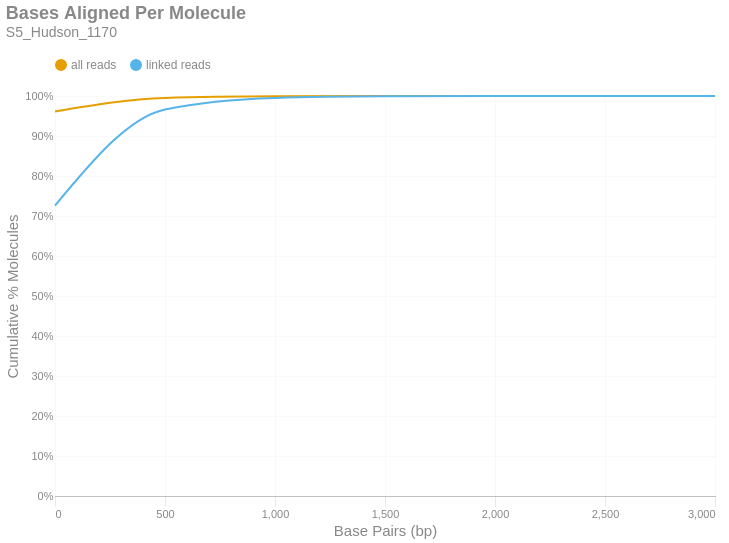

Notebook code cell kept with this figure:
### Markdown cell above
### Bases Aligned Per Molecule
This is a cumulative frequency distribution showing the number of base pairs aligned per unique molecule. These data are shown in 500 bp bins. There are two distributions: one with `all reads` (yellow) and another with only `linked reads` (blue). The percent of molecules in the `linked reads` distribution is relative to the total number of linked molecules.

### Code cell
if SKIPLR:
    print_html(f"Skipped")
else:
    binned_df = consolidated_hist(valids['aligned_bp'], mask, 500, True)
    with SafeRender(binned_df):
        (
            density_plot(binned_df, 'Bases Aligned Per Molecule', samplename, 'basesper')
            .encode(
                x=alt.X('bin:Q', title="Base Pairs (bp)").axis(tickMinStep=500).scale(padding=0),
                y=alt.Y('value:Q', title='Cumulative % Molecules')
                    .axis(format='%')
                    .scale(domain = [0,1])
                    .stack(False),
                color=alt.Color("key:N").scale(domain = ["all reads", "linked reads"]),
                tooltip = [
                    alt.Tooltip("key:N", title = "Data Type"),
                    alt.Tooltip("range_label:N", title="Bases Aligned Per Molecule"),
                    alt.Tooltip("value:Q", format = ".2%", title="% Molecules (Cum.)")
                ]
            )
        ).display()

### Figure 1 — Vega-Lite specification as saved in the notebook (floating-point values rounded to 4 significant figures)
{"width": "container", "height": 400, "config": {"title": {"anchor": "start", "dy": -15, "fontSize": 18, "color": "#888888", "subtitleColor": "#888888", "subtitleFontSize": 14}, "arc": {"fill": "#0072B2"}, "axis": {"domainColor": "#888888", "domainWidth": 0.5, "gridWidth": 0.2, "grid": false, "titleFontWeight": 400, "titleFontSize": 15, "labelFontSize": 11, "labelColor": "#888888", "tickColor": "#888888", "tickWidth": 0.2, "titleColor": "#888888"}, "axisBand": {"grid": false}, "axisX": {"grid": true, "tickSize": 10, "domainCap": "round"}, "axisY": {"domain": false, "grid": true, "tickSize": 0, "domainCap": "round"}, "background": "transparent", "header": {"labelFontSize": 15, "labelColor": "#888888", "titleFontSize": 15, "titleFontWeight": 600, "titleColor": "#888888"}, "legend": {"labelFont": "sans-serif", "labelFontSize": 12, "labelColor": "#888888", "symbolSize": 100, "symbolType": "circle", "titleFontSize": 12, "titlePadding": 10, "titleColor": "#888888", "title": null, "orient": "top"}, "range": {"category": ["#E69F00", "#56B4E9", "#009E73", "#F0E442", "#0072B2", "#D55E00", "#CC79A7", "#000000"], "diverging": ["#cfe8f3", "#a2d4ec", "#73bfe2", "#46abdb", "#1696d2", "#12719e"]}, "area": {"fill": "#0072B2", "fillOpacity": 0.7, "line": true, "strokeOpacity": 0.7}, "line": {"color": "#0072B2", "stroke": "#0072B2", "strokeWidth": 2}, "trail": {"color": "#0072B2", "stroke": "#0072B2", "strokeWidth": 0, "size": 1}, "point": {"filled": true, "fillOpacity": 1.0, "size": 95}, "text": {"color": "#888888", "fontSize": 11, "align": "right", "fontWeight": 400, "size": 11}, "bar": {"fill": "#0072B2", "stroke": null}, "view": {"stroke": null, "continuousWidth": 660, "continuousHeight": 400}}, "data": {"name": "data-4e8d8f5f00edd3b4746bbbadaffe19cf"}, "mark": {"type": "line", "interpolate": "monotone", "point": {"opacity": 0, "size": 275}}, "encoding": {"color": {"field": "key", "scale": {"domain": ["all reads", "linked reads"]}, "type": "nominal"}, "tooltip": [{"field": "key", "title": "Data Type", "type": "nominal"}, {"field": "range_label", "title": "Bases Aligned Per Molecule", "type": "nominal"}, {"field": "value", "format": ".2%", "title": "% Molecules (Cum.)", "type": "quantitative"}], "x": {"axis": {"tickMinStep": 500}, "field": "bin", "scale": {"padding": 0}, "title": "Base Pairs (bp)", "type": "quantitative"}, "y": {"axis": {"format": "%"}, "field": "value", "scale": {"domain": [0, 1]}, "stack": false, "title": "Cumulative % Molecules", "type": "quantitative"}}, "params": [{"name": "param_c36ac31b6afebe62", "select": {"type": "point", "fields": ["key"]}, "bind": "legend"}], "title": {"text": "Bases Aligned Per Molecule", "subtitle": "S5_Hudson_1170"}, "transform": [{"fold": ["all reads (cumsum)", "linked reads (cumsum)"]}, {"calculate": "replace(datum.key, ' (cumsum)', '')", "as": "key"}, {"filter": {"param": "param_c36ac31b6afebe62"}}], "usermeta": {"embedOptions": {"downloadFileName": "S5_Hudson_1170.basesper"}}, "$schema": "https://vega.github.io/schema/vega-lite/v6.1.0.json", "datasets": {"data-4e8d8f5f00edd3b4746bbbadaffe19cf": [{"bin": "0.0", "interval": "0.0-500.0", "all reads": 0.9612, "linked reads": 0.726, "all reads (cumsum)": 0.9612, "linked reads (cumsum)": 0.726, "range_label": "0-499"}, {"bin": "500.0", "interval": "500.0-1000.0", "all reads": 0.03404, "linked reads": 0.2403, "all reads (cumsum)": 0.9952, "linked reads (cumsum)": 0.9663, "range_label": "500-999"}, {"bin": "1000.0", "interval": "1000.0-1500.0", "all reads": 0.004077, "linked reads": 0.02887, "all reads (cumsum)": 0.9993, "linked reads (cumsum)": 0.9952, "range_label": "1000-1499"}, {"bin": "1500.0", "interval": "1500.0-2000.0", "all reads": 0.0005834, "linked reads": 0.004131, "all reads (cumsum)": 0.9999, "linked reads (cumsum)": 0.9993, "range_label": "1500-1999"}, {"bin": "2000.0", "interval": "2000.0-2500.0", "all reads": 8.873e-05, "linked reads": 0.0006283, "all reads (cumsum)": 1.0, "linked reads (cumsum)": 1.0, "range_label": "2000-2499"}, {"bin": "2500.0", "interval": "2500.0-3000.0", "all reads": 4.436e-06, "linked reads": 3.141e-05, "all reads (cumsum)": 1.0, "linked reads (cumsum)": 1.0, "range_label": "2500-2999"}, {"bin": "3000.0", "interval": "3000.0-3500.0", "all reads": 2.218e-06, "linked reads": 1.571e-05, "all reads (cumsum)": 1.0, "linked reads (cumsum)": 1.0, "range_label": "3000-3499"}]}}
